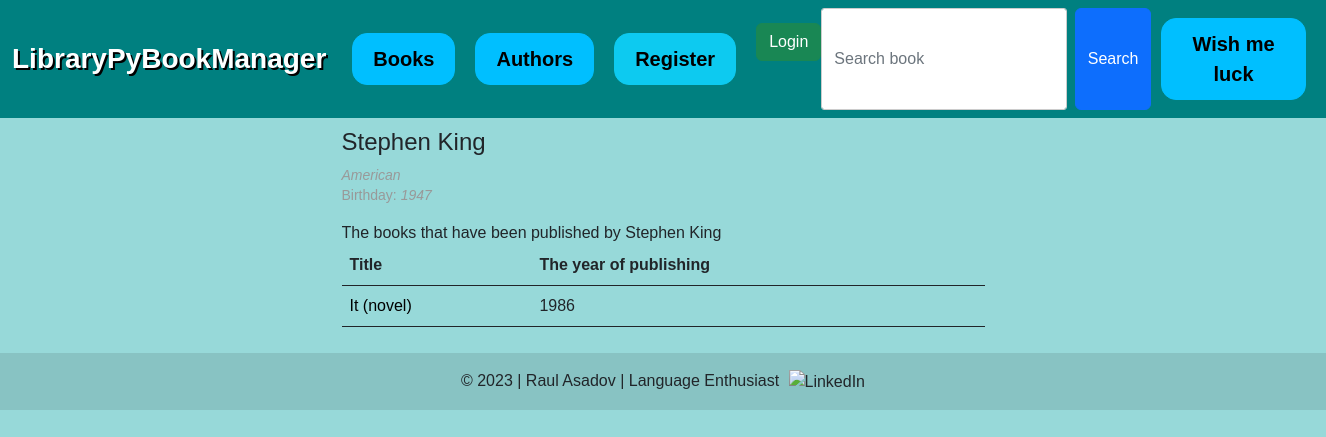
Screenshot of /library/author/Stephen King/ with the database file from the repository.
### base/models.py (models this page shows, shortened)
class Author(models.Model):
    name = models.CharField(max_length=100)
    books = models.ManyToManyField('Ebook', related_name='authors', blank=True)
    birth_year = models.IntegerField()  # Author's birth year
    nationality = models.CharField(max_length=64)  # Author's nationality

class Ebook(models.Model):
    name = models.CharField(max_length=64)
    author = models.ForeignKey(Author, on_delete=models.CASCADE)
    year_published = models.IntegerField()  # Changed max_length to remove it
    loan_type = models.IntegerField(default=1,
                                    validators=[
                                        MaxValueValidator(3),
                                        MinValueValidator(1)
                                    ])
    ebook_content = models.CharField(max_length=2560)

### base/views.py (the view)
# urls.py: path('author/<authorname>/', views.author_profile, name='author_profile'),
def author_profile(request, authorname):
    author_info = Author.objects.get(name=authorname)
    book_info = Ebook.objects.filter(author=author_info.id)
    info_dict = {'author_info': author_info, 'book_info': book_info}
    return render(request, 'base/author_profile.html', context=info_dict)

### base/templates/base/author_profile.html
{% extends 'base/base.html' %}
{% block body_block %}
{% load static %}
<div class="center ">
    <table class="table border-dark table-hover background-table">
        <div class="col-sm-6 col-md-8">
            <h4>{{author_info.name}}</h4>
            <small><cite>{{author_info.nationality}}</cite></small>
            <small>Birthday: <cite>{{author_info.birth_year}}</cite></small>
        </div>
    </table>
    <div style="max-height: 400px;overflow:auto;">
        The books that have been published by {{author_info.name}}
        <table  class="table border-dark table-hover background-table">
            <thead>
                <th>Title</th>
                <th>The year of publishing</th>
            </thead>
            <tbody>
                {% for book in book_info %}
                    <tr>
                        <td><a href="{% url 'base:book_profile' bookname=book.name %}">{{ book.name }}</a>
                        </td>
                        <td>{{book.year_published}}</td>
                    </tr>
                {% endfor %}
            </tbody>
        </table>
    </div>
</div>
{% endblock %}

### static/css/styles.css (style rules this page uses)
html { height: 100%; }
body { min-height: 100%; font-family: sans-serif; padding: 0px; padding-bottom: 60px; background-color: #97d9d9; }
a { text-decoration: none; color: black; }
.center { margin: auto; width: 50%; padding: 10px; }
small { display: block; line-height: 1.428571429; color: #999; }

### rows the page displays
Author: name "Stephen King", nationality "American", birth_year "1947"
Ebook: name "It (novel)", year_published "1986"
